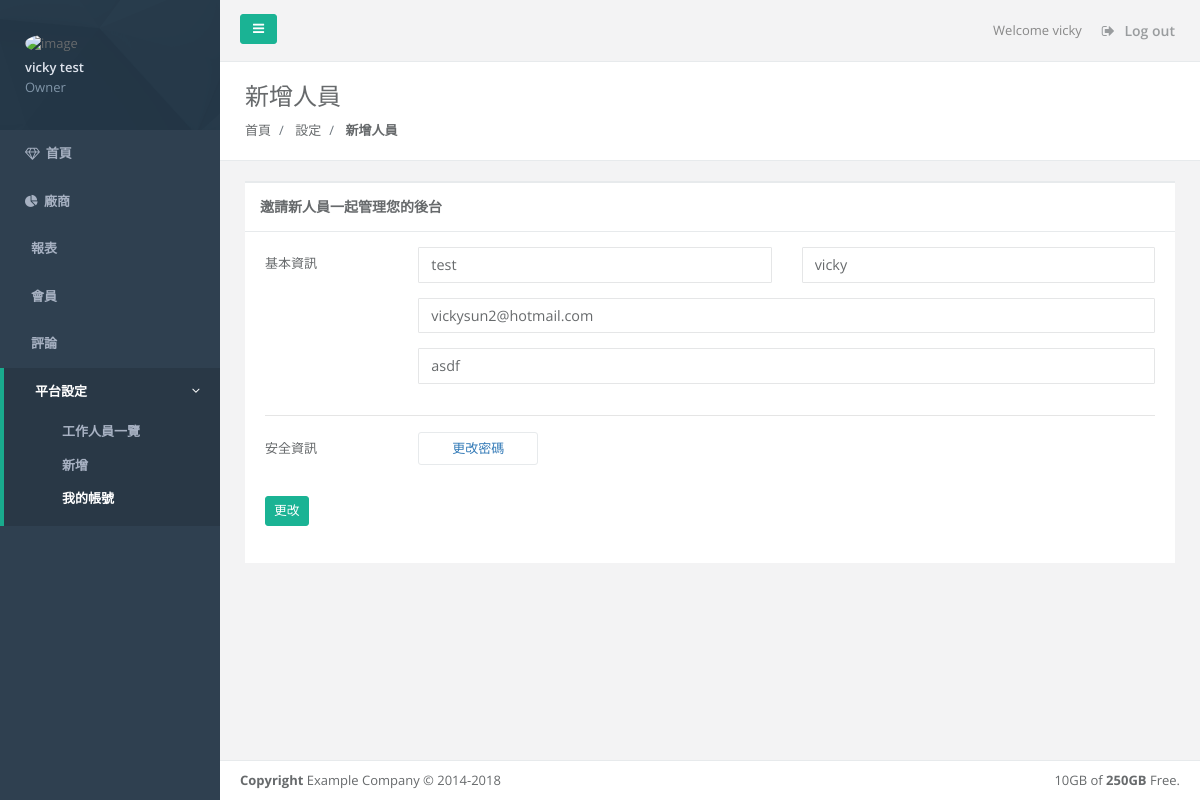
Screenshot of /platform/my_account.php (signed in) with the database file from the repository.
### tables this page shows
CREATE TABLE `platformAdmins` (
  `aId` int(11) NOT NULL,
  `aRoleId` int(10) NOT NULL,
  `aFName` varchar(50) NOT NULL,
  `aLName` varchar(50) NOT NULL,
  `aEmail` varchar(254) NOT NULL,
  `aPassword` varchar(50) NOT NULL,
  `aActive` varchar(10) DEFAULT NULL,
  `aVerify` varchar(25) DEFAULT current_timestamp(),
  `aHash` varchar(32) NOT NULL,
  `aNotes` text DEFAULT NULL,
  `aLogoutTime` datetime DEFAULT NULL,
  `aLoginTime` datetime DEFAULT NULL,
  `created_at` datetime NOT NULL DEFAULT current_timestamp(),
  `updated_at` datetime NOT NULL DEFAULT current_timestamp()
);

### platform/getInfo.php (called while the page is built, shortened)
<?php
try{
    $pdo->beginTransaction();
    $sqlGetInfo = "SELECT `aId`, `aFName`,`aLName`,`aEmail`,`aActive`,`aVerify`, `aLoginTime`, `aLogoutTime`, `aNotes`
                    FROM `platformAdmins`
                    WHERE `aId` = ?
                    AND `aEmail`=?";
    $stmtGetInfo = $pdo->prepare($sqlGetInfo);
    $arrParamGetInfo = [ $_SESSION['userId'], $_SESSION['email'] ];
    $stmtGetInfo->execute($arrParamGetInfo);
    if($stmtGetInfo->rowCount()>0){
        $arrGetInfo = $stmtGetInfo->fetchAll(PDO::FETCH_ASSOC)[0];
        $sqlGetPermissions = "SELECT `aPermissionId`
                        FROM `rel_platform_permissions`
                        WHERE `aId` = ?";
        $stmtGetPermissions = $pdo->prepare($sqlGetPermissions);
        $arrParamGetPermissions = [ $_SESSION['userId'] ];
        $getPrmList = [];
        $stmtGetPermissions->execute($arrParamGetPermissions);
        if($stmtGetPermissions->rowCount()>0){
            $arrGetPermissions = $stmtGetPermissions->fetchAll(PDO::FETCH_ASSOC);
            foreach($arrGetPermissions as $key => $value){
                foreach($value as $k => $v){
                    $getPrmList[] = $v;
                }
            }
            $arrGetInfo['permissions'] = $getPrmList;
        }
    }else{
        echo "你的帳號不存在";
        session_unset();
        session_destroy();
        header("Refresh: 3 ; url = ./index.php");
        exit();
    }
}catch(Exception $err){
    echo "failure: ".$err->getMessage();
}

### platform/my_account.php (the view, shortened to what this page needs)
<?php
    require_once('../db.inc.php');
    require_once('./getInfo.php');
?>
<!DOCTYPE html>
<html>
<head>
    <link href="../css/bootstrap.min.css" rel="stylesheet">
    <link href="../font-awesome/css/font-awesome.css" rel="stylesheet">
    <link href="../css/plugins/iCheck/custom.css" rel="stylesheet">
    <link href="../css/animate.css" rel="stylesheet">
    <link href="../css/style.css" rel="stylesheet">
    <link href="../css/myStyle.css" rel="stylesheet">
    <link href="../css/plugins/awesome-bootstrap-checkbox/awesome-bootstrap-checkbox.css" rel="stylesheet">
</head>
<body>
    <div id="wrapper">
    <?php require_once('./template/sidenav.php') ?>
        <div id="page-wrapper" class="gray-bg">
            <?php require_once('./template/topnav.php') ?>
            <div class="row wrapper border-bottom white-bg page-heading">
                <div class="col-lg-10">
                    <h2>新增人員</h2>
                    <ol class="breadcrumb">
                        <li class="breadcrumb-item">
                            <a href="./admin.php">首頁</a>
                        </li>
                        <li class="breadcrumb-item">
                            <a>設定</a>
                        </li>
                        <li class="breadcrumb-item active">
                            <strong>新增人員</strong>
                        </li>
                    </ol>
                </div>
                <div class="col-lg-2">
                </div>
            </div>
        <div class="wrapper wrapper-content animated fadeInRight">
        <div class="row">
                <div class="col-lg-12">
                    <div class="ibox ">
                        <div class="ibox-title">
                            <h5>邀請新人員一起管理您的後台</h5>
                    </div>
                    <div class="ibox-content">
                        <form method="post" action="./check_my_account.php">
                            <div class="form-group row">
                                <label class="col-sm-2 col-form-label">
                                    基本資訊 <br>
                                </label>
                                <div class="col-sm-10">
                                    <div class="row">
                                        <div class="col-sm-6 m-b">
                                            <input type="text" name="Lname" placeholder="姓 *" class="form-control" required value="<?php echo $arrGetInfo['aLName'] ?>">
                                        </div>
                                        <div class="col-sm-6 m-b">
                                            <input type="text" name="Fname" placeholder="名 *" class="form-control" required value="<?php echo $arrGetInfo['aFName'] ?>">
                                        </div>
                                        <div class="col-md-12 m-b">
                                            <input type="email" name ="email" placeholder="Email *" class="form-control" required value="<?php echo $arrGetInfo['aEmail'] ?>">
                                        </div>
                                        <div class="col-md-12 m-b">
                                            <input type="text" name ="notes" placeholder="備註" class="form-control" value="<?php echo $arrGetInfo['aNotes'] ?>">
                                        </div>
                                    </div>
                                </div>
                            </div>
                            <hr>
                            <div class="form-group row">
                                <label class="col-sm-2 col-form-label">
                                    安全資訊 <br>
                                </label>
                                <div class="col-sm-10">
                                    <div class="row">
                                        <div class="col-md-4 m-b">
                                            <a href="./my_account_password.php">
                                                <button id="changepwd" class="btn btn-w-m btn-default" type="button">更改密碼</button>
                                            </a>
                                        </div>
                                    </div>
                                </div>
                            </div>
                                <div class="form-group row">
                                    <div class="col-sm-4 col-sm-offset-2">
                                        <button class="btn btn-primary btn-sm" type="submit">更改</button>
                                    </div>
                                </div>
                                <div class="col-sm-6 mt-2">
                                </div>
                            </form>
                        </div>
                    </div>
                </div>
            </div>
        </div>
        <?php require_once('./template/footer.php'); ?>
        </div>
</body>
</html>

### platform/template/sidenav.php (shortened to what this page needs)
<nav class="navbar-default navbar-static-side" role="navigation">
    <div class="sidebar-collapse">
        <ul class="nav metismenu" id="side-menu">
            <li class="nav-header">
                <div class="dropdown profile-element">
                    <img alt="image" class="rounded-circle" src="img/profile_small.jpg"/>
                    <a data-toggle="dropdown" class="dropdown-toggle" href="#">
                        <span class="block m-t-xs font-bold"><?php echo $arrGetInfo['aFName'].' '.$arrGetInfo['aLName'] ?></span>
                        <span class="text-muted text-xs block">
                            <?php
                            if(in_array('prmA00', $arrGetInfo['permissions'])){
                                echo "Owner";
                            }else{
                                echo "Staff";
                            }
                            ?>
                         </span>
                    </a>
                </div>
            </li>
            <?php
                function buildMenu($arrGetInfo){
                    $url = "./template/sidemenu.json";
                    $data = file_get_contents($url);
                    $dataObj = json_decode($data);
                    $menuArr = json_decode(json_encode($dataObj), True);
                    $currentLink = str_replace("/Project/platform", ".", $_SERVER['SCRIPT_NAME']);
                    for($i = 0 ; $i < count($menuArr); $i++){
                        if(isset($menuArr[$i]['submenu'])){
                            $submenu = $menuArr[$i]['submenu'];
                        }
                        echo "<li";
                        if($menuArr[$i]['link'] === $currentLink){
                            echo " class='active'";
                        }else if(isset($submenu)){
                            $flag = false;
                            for($j = 0 ; $j < count($submenu) ; $j++){
                                if(in_array($currentLink, $submenu[$j])){
                                    $flag = true;
                                }
                            }
                            if($flag){
                                echo " class='active'";
                            }
                        }
                        echo ">";
                        echo "<a";
                        if(in_array($menuArr[$i]['permission'], $arrGetInfo['permissions']) || $menuArr[$i]['permission'] === "all"){
                            echo " href='".$menuArr[$i]['link']."'";
                        }else if(isset($submenu)){
                            echo " href='#'";
                        }
                        echo ">";
                        echo "<i class='fa ".$menuArr[$i]['icon']."'></i>";
                        echo "<span class='nav-label'>";
                        echo $menuArr[$i]['name'];
                        echo "</span>";
                        if(isset($submenu)){
                            echo "<span class='fa arrow'></span>";
                        }
                        echo "</a>";
                        if(isset($submenu)){
                            echo "<ul class='nav nav-second-level";
                            echo "'>";
                            for($j = 0 ; $j < count($submenu) ; $j++){
                                echo "<li";
                                if($submenu[$j]['link'] === $currentLink){
                                    echo " class='active'";
                                }
                                echo ">";
                                echo "<a";
                                if(in_array($submenu[$j]['permission'], $arrGetInfo['permissions']) || $submenu[$j]['permission'] === "all"){
                                    echo " href='".$submenu[$j]['link']."'";
                                }
                                echo ">";
                                echo "<span class='nav-label'>";
                                echo $submenu[$j]['name'];
                                echo "</span>";
                                echo "</a>";
                                echo "</li>";
                            }
                            echo "</ul>";
                            echo "</li>";
                        }
                    }
                }
                buildMenu($arrGetInfo);
            ?>
        </ul>
    </div>
</nav>

### platform/template/topnav.php
<div class="row border-bottom">
    <nav class="navbar navbar-static-top" role="navigation" style="margin-bottom: 0">
        <div class="navbar-header">
            <a class="navbar-minimalize minimalize-styl-2 btn btn-primary " href="#"><i
                    class="fa fa-bars"></i> </a>
        </div>
        <ul class="nav navbar-top-links navbar-right">
            <li>
                <span class="m-r-sm text-muted welcome-message">Welcome <?php echo $arrGetInfo['aFName'] ?></span>
            </li>
            <li>
                <a href="./logout.php?logout=1">
                    <i class="fa fa-sign-out"></i> Log out
                </a>
            </li>
        </ul>
    </nav>
</div>

### rows the page displays
platformadmins: aFName "vicky", aLName "test", Lname "test", Fname "vicky", email "vickysun2@hotmail.com", notes "asdf"

### other values shown
$menuArr[$i]['name'] "首頁"
$menuArr[$i]['name'] "廠商"
$menuArr[$i]['name'] "報表"
$menuArr[$i]['name'] "會員"
$menuArr[$i]['name'] "評論"
$menuArr[$i]['name'] "平台設定"
$submenu[$j]['name'] "工作人員一覽"
$submenu[$j]['name'] "新增"
$submenu[$j]['name'] "我的帳號"
